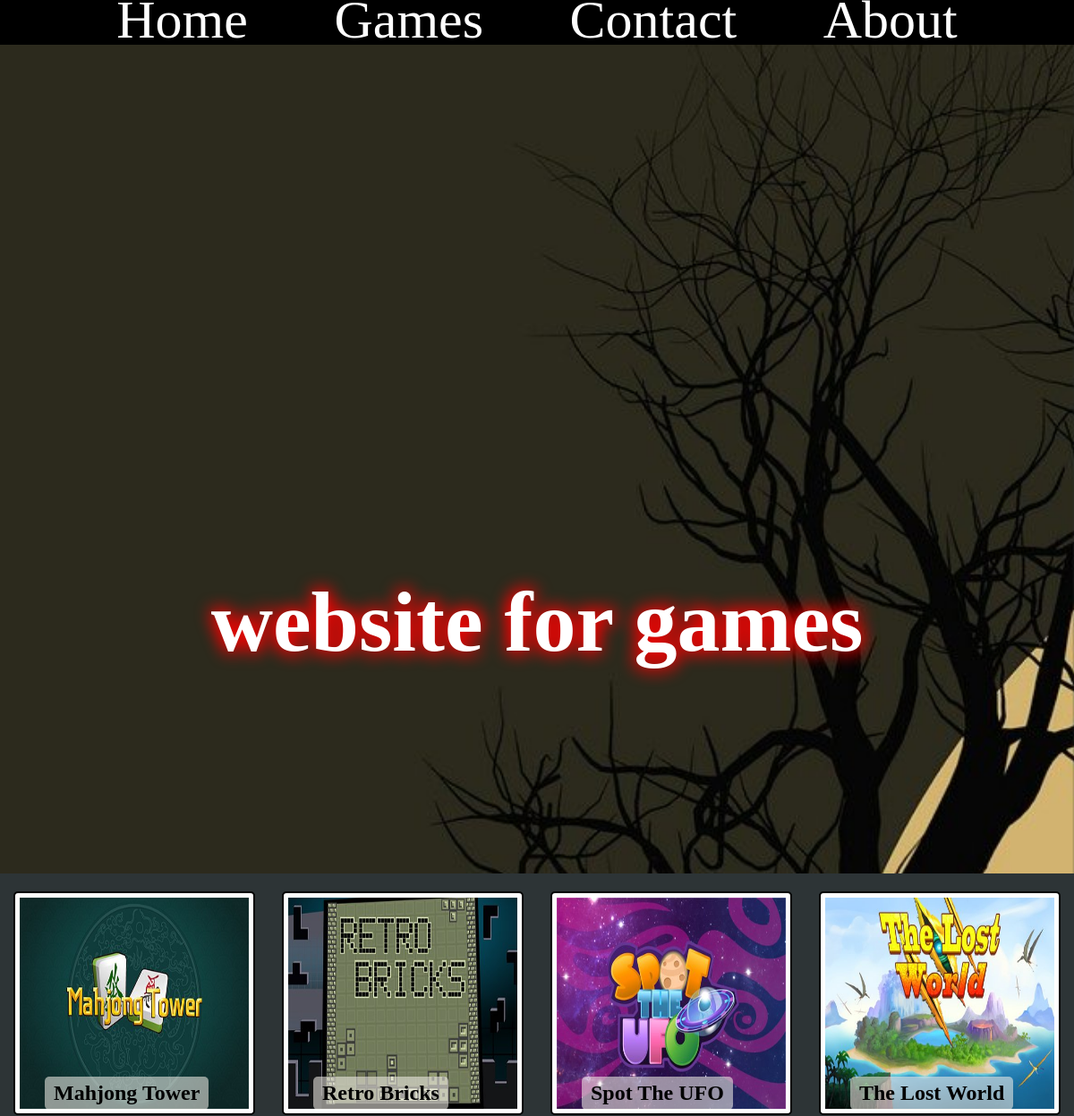
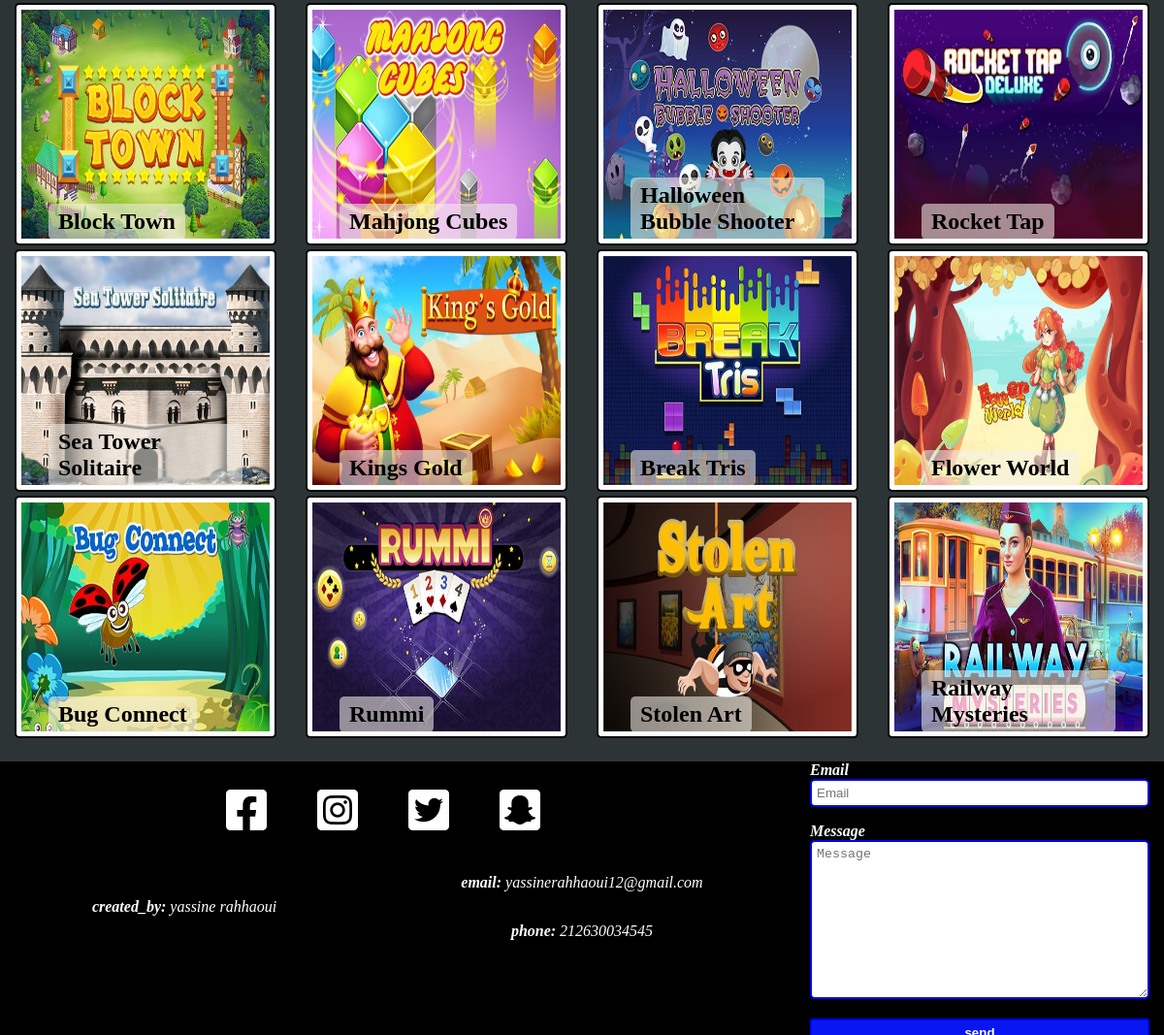
The page / on the database its author committed (2 pictures, top to bottom).
### games/models.py (models this page shows, shortened)
class Game(models.Model):
    title = models.CharField(max_length=100)
    header = models.CharField(max_length=100)
    image = models.ImageField(upload_to=image_upload,default='')
    content = models.TextField()
    description = models.TextField()
    keywords = models.TextField()

### games/views.py (the view)
# urls.py: path('',views.all_game,name='all_games'),
def all_game(request):
    all_games = Game.objects.all()
    if request.method == "POST":
        form = ContactMe(request.POST)
        if form.is_valid():
            form.save()
            return redirect('all_games')
    else:
        form = ContactMe()
    context = {
        'games':all_games,
        'form':form,
    }
    return render(request,'all_game.html',context)

### games/forms.py
class ContactMe(forms.ModelForm):
    class Meta:
        model = Contact
        fields = ['email','message']

### games/templates/all_game.html (shortened to what this page needs)
{% extends 'base.html' %}
{% load bootstrap4 %}
{% block content %}
{% for game in games %}
    <div class="col-lg-3 col-md-4 col-sm-6 card">
        <a href="{{game.id}}"><img src="{{ game.image.url }}" alt=""></a>
        <h2>{{ game.header }}</h2>
    </div>
{% endfor %}
{% endblock content %}
{% block contact %}
<form method="post">
    <div class="container">
        {% bootstrap_form form %}
        <button type="submit">send</button>
    </div>
</form>
{% endblock contact %}

### templates/base.html (shortened to what this page needs)
{% load static %}
<!DOCTYPE html>
<html lang="en">
<head>
    <link rel="stylesheet" href="{% static 'bootstrap/bootstrap-grid.min.css' %}">
    <link rel="stylesheet" href="{% static 'fontawesome/css/all.min.css' %}">
    <link rel="stylesheet" href="{% static 'scss/style.css' %}">
</head>
<body>
    <nav>
        <a href="{% url 'all_games'%}">Home</a>
        <a href="#game">Games</a>
        <a href="#contact">Contact</a>
        <a href="">About</a>
    </nav>
    <div class="navbar"></div>
    <div class="nav">
        <h1>website for games</h1>
    </div>
    <section id="game">
        <div class="container-fluid">
            <div class="row">
                {% block content %}
                {% endblock content %}
            </div>
        </div>
    </section>
    <footer id="contact">
        <div class="row">
            <div class="col-md-8">
                <div class="row" style="color: white;">
                    <div class="col-md-12 icon" style="height: 100px;">
                        <a onclick="facebook()"><i class="fab fa-facebook-square"></i></a>
                        <a onclick="instagram()"><i class="fab fa-instagram-square"></i></a>
                        <a onclick="twitter()"><i class="fab fa-twitter-square"></i></a>
                        <a onclick="snapchat()"><i class="fab fa-snapchat-square"></i></a>
                    </div>
                    <div class="col-md-6 created">
                        <address><b>created_by:</b> yassine rahhaoui</address>
                    </div>
                    <div class="col-md-6 contact">
                        <address><b>email:</b> yassinerahhaoui12@gmail.com</address>
                        <address><b>phone:</b> 212630034545</address>
                    </div>
                </div>
            </div>
            <div class="col-md-4" style="height: 300px;">
                {% block contact %}
                {% endblock contact %}
            </div>
        </div>
    </footer>
</body>
</html>

### static/scss/style.css (style rules this page uses)
* { -webkit-box-sizing: border-box; box-sizing: border-box; margin: 0; }
body { margin: 0; background-color: #2d3436; overflow-x: hidden; }
nav { width: 100%; height: 50px; background-color: rgba(0, 0, 0, 0.644); text-align: center; line-height: 45px; position: fixed; z-index: 10; }
nav a { color: white; margin: 2vmax; text-decoration: none; font-size: 2vmax; font-size: 5vmin; }
.navbar { width: 100%; height: 50px; background-color: black; }
.nav { width: 100%; height: 20vmin; height: 40vmax; background-image: url(../images/halloween.jpg); background-attachment: fixed; background-size: cover; background-position: fixed; background-repeat: no-repeat; }
.nav h1 { width: 100%; color: white; text-align: center; font-size: 8vw; position: absolute; top: 30%; -webkit-transform: translateY(-50%); transform: translateY(-50%); z-index: 5; text-shadow: 0 0 20px red, 0 0 20px red; }
section { width: 100%; margin-top: 20px; margin-bottom: 20px; }
section .card { position: relative; -webkit-transition: 1s; transition: 1s; overflow: hidden; }
section .card img { width: 100%; height: 250px; border: 2px solid black; padding: 5px; border-radius: 5px; background-color: white; -webkit-transition: 1s; transition: 1s; }
section .card h2 { position: absolute; left: 50px; bottom: 10px; background-color: rgba(245, 240, 234, 0.562); padding: 5px 10px; border-radius: 5px; max-width: 200px; }
footer { width: 100%; height: auto; background-color: black; overflow: hidden; }
footer label { color: white; font-weight: bold; font-style: italic; }
footer input, footer textarea { width: 100%; padding: 5px; border: 2px solid blue; border-radius: 5px; }
footer button { border: 2px solid blue; color: white; background-color: #0817f1; border-radius: 3px; padding: 5px 10px; width: 100%; font-weight: bold; cursor: pointer; }
footer .icon { text-align: center; }
footer .icon a { font-size: 3em; color: white; margin: 2vw; display: inline-block; -webkit-transition: 1s; transition: 1s; padding: 0; cursor: pointer; }
footer .contact { text-align: center; line-height: 50px; }
footer .created { text-align: center; line-height: 100px; }

### rows shown on the page
Game: image (picture), header "Mahjong Tower"
Game: image (picture), header "Retro Bricks"
Game: image (picture), header "Spot The UFO"
Game: image (picture), header "The Lost World"
Game: image (picture), header "Block Town"
Game: image (picture), header "Mahjong Cubes"
Game: image (picture), header "Halloween Bubble Shooter"
Game: image (picture), header "Rocket Tap"
Game: image (picture), header "Sea Tower Solitaire"
Game: image (picture), header "Kings Gold"
Game: image (picture), header "Break Tris"
Game: image (picture), header "Flower World"
Game: image (picture), header "Bug Connect"
Game: image (picture), header "Rummi"
Game: image (picture), header "Stolen Art"
Game: image (picture), header "Railway Mysteries"
